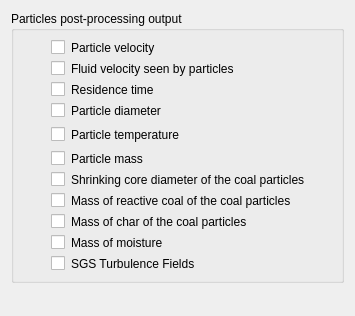
<?xml version="1.0" encoding="UTF-8"?>
<ui version="4.0">
 <class>LagrangianOutputForm</class>
 <widget class="QWidget" name="LagrangianOutputForm">
  <property name="geometry">
   <rect>
    <x>0</x>
    <y>0</y>
    <width>355</width>
    <height>316</height>
   </rect>
  </property>
  <property name="windowTitle">
   <string>Form</string>
  </property>
  <layout class="QGridLayout" name="gridLayout_3">
   <item row="0" column="0">
    <widget class="QGroupBox" name="groupBoxMode">
     <property name="title">
      <string>Particles post-processing output</string>
     </property>
     <layout class="QGridLayout" name="gridLayout">
      <item row="0" column="2">
       <widget class="QLabel" name="labelIVISV2">
        <property name="toolTip">
         <string/>
        </property>
        <property name="text">
         <string>Particle velocity</string>
        </property>
       </widget>
      </item>
      <item row="4" column="4">
       <spacer>
        <property name="orientation">
         <enum>Qt::Horizontal</enum>
        </property>
        <property name="sizeHint" stdset="0">
         <size>
          <width>21</width>
          <height>20</height>
         </size>
        </property>
       </spacer>
      </item>
      <item row="4" column="2">
       <widget class="QLabel" name="labelIVISTE">
        <property name="toolTip">
         <string/>
        </property>
        <property name="text">
         <string>Particle temperature</string>
        </property>
       </widget>
      </item>
      <item row="7" column="2">
       <widget class="QLabel" name="labelIVISCH">
        <property name="toolTip">
         <string/>
        </property>
        <property name="text">
         <string>Mass of reactive coal of the coal particles</string>
        </property>
       </widget>
      </item>
      <item row="6" column="2">
       <widget class="QLabel" name="labelIVISDK">
        <property name="toolTip">
         <string/>
        </property>
        <property name="text">
         <string>Shrinking core diameter of the coal particles</string>
        </property>
       </widget>
      </item>
      <item row="1" column="2">
       <widget class="QLabel" name="labelIVISV1">
        <property name="toolTip">
         <string/>
        </property>
        <property name="text">
         <string>Fluid velocity seen by particles</string>
        </property>
       </widget>
      </item>
      <item row="5" column="2">
       <widget class="QLabel" name="labelIVISMP">
        <property name="toolTip">
         <string/>
        </property>
        <property name="text">
         <string>Particle mass</string>
        </property>
       </widget>
      </item>
      <item row="2" column="2">
       <widget class="QLabel" name="labelIVISTP">
        <property name="toolTip">
         <string/>
        </property>
        <property name="text">
         <string>Residence time</string>
        </property>
       </widget>
      </item>
      <item row="9" column="2">
       <widget class="QLabel" name="labelIMoisture">
        <property name="toolTip">
         <string/>
        </property>
        <property name="text">
         <string>Mass of moisture</string>
        </property>
       </widget>
      </item>
        <item row="10" column="2">
            <widget class="QLabel" name="labelSGSTurbulenceFields">
                <property name="toolTip">
                    <string />
                </property>
                <property name="text">
                    <string>SGS Turbulence Fields</string>
                </property>
            </widget>
        </item>
      <item row="4" column="0">
       <spacer>
        <property name="orientation">
         <enum>Qt::Horizontal</enum>
        </property>
        <property name="sizeHint" stdset="0">
         <size>
          <width>16</width>
          <height>21</height>
         </size>
        </property>
       </spacer>
      </item>
      <item row="3" column="2">
       <widget class="QLabel" name="labelIVISDM">
        <property name="toolTip">
         <string/>
        </property>
        <property name="text">
         <string>Particle diameter</string>
        </property>
       </widget>
      </item>
      <item row="8" column="2">
       <widget class="QLabel" name="labelIVISCK">
        <property name="toolTip">
         <string/>
        </property>
        <property name="text">
         <string>Mass of char of the coal particles</string>
        </property>
       </widget>
      </item>
      <item row="4" column="1">
       <widget class="QCheckBox" name="checkBoxIVISTE">
        <property name="toolTip">
         <string/>
        </property>
        <property name="text">
         <string/>
        </property>
       </widget>
      </item>
      <item row="3" column="1">
       <widget class="QCheckBox" name="checkBoxIVISDM">
        <property name="toolTip">
         <string/>
        </property>
        <property name="text">
         <string/>
        </property>
       </widget>
      </item>
      <item row="2" column="1">
       <widget class="QCheckBox" name="checkBoxIVISTP">
        <property name="toolTip">
         <string/>
        </property>
        <property name="text">
         <string/>
        </property>
       </widget>
      </item>
      <item row="1" column="1">
       <widget class="QCheckBox" name="checkBoxIVISV1">
        <property name="toolTip">
         <string/>
        </property>
        <property name="text">
         <string/>
        </property>
       </widget>
      </item>
      <item row="0" column="1">
       <widget class="QCheckBox" name="checkBoxIVISV2">
        <property name="toolTip">
         <string/>
        </property>
        <property name="text">
         <string/>
        </property>
       </widget>
      </item>
      <item row="5" column="1">
       <widget class="QCheckBox" name="checkBoxIVISMP">
        <property name="toolTip">
         <string/>
        </property>
        <property name="text">
         <string/>
        </property>
       </widget>
      </item>
      <item row="6" column="1">
       <widget class="QCheckBox" name="checkBoxIVISDK">
        <property name="toolTip">
         <string/>
        </property>
        <property name="text">
         <string/>
        </property>
       </widget>
      </item>
      <item row="7" column="1">
       <widget class="QCheckBox" name="checkBoxIVISCH">
        <property name="toolTip">
         <string/>
        </property>
        <property name="text">
         <string/>
        </property>
       </widget>
      </item>
      <item row="8" column="1">
       <widget class="QCheckBox" name="checkBoxIVISCK">
        <property name="toolTip">
         <string/>
        </property>
        <property name="text">
         <string/>
        </property>
       </widget>
      </item>
      <item row="9" column="1">
       <widget class="QCheckBox" name="checkBoxMoisture">
        <property name="toolTip">
         <string/>
        </property>
        <property name="text">
         <string/>
        </property>
       </widget>
      </item>
        <item row="10" column="1">
            <widget class="QCheckBox" name="checkBoxSGSTurbulenceFields">
                <property name="toolTip">
                    <string />
                </property>
                <property name="text">
                    <string />
                </property>
            </widget>
        </item>
     </layout>
    </widget>
   </item>
   <item row="1" column="0">
    <spacer name="verticalSpacer">
     <property name="orientation">
      <enum>Qt::Vertical</enum>
     </property>
     <property name="sizeHint" stdset="0">
      <size>
       <width>17</width>
       <height>3</height>
      </size>
     </property>
    </spacer>
   </item>
  </layout>
 </widget>
 <resources/>
 <connections/>
</ui>
